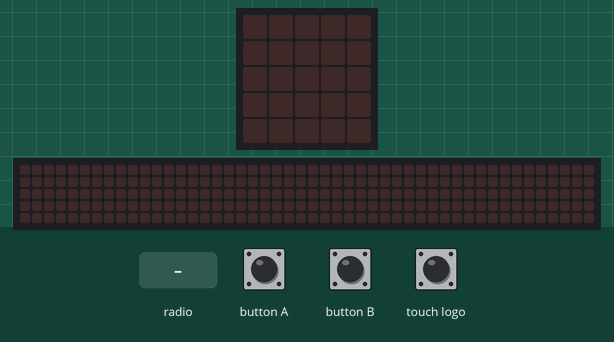
The program below on a simulated BBC micro:bit running MicroPython. On the bench: the board's 5×5 LED display, a strip that is not on the board, showing the scrolling text unrolled. The test bench sets the inputs (shaded band). The 48×5 strip is a reading aid, not a part: it shows the text the display is scrolling, unrolled, one strip-width of it at a time.

Above: at 1.2 s.
1.3 s: touch logo pressed for 0.15 s
At 2.8 s:
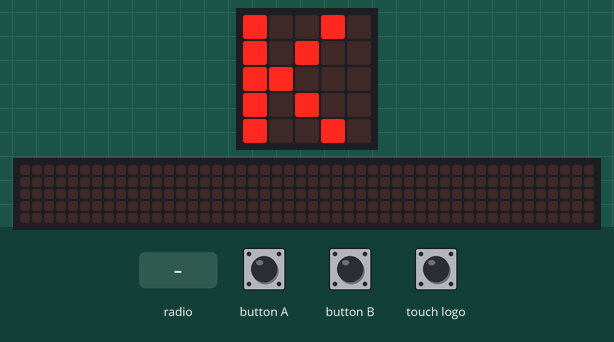
4.4 s: touch logo pressed for 1 s
At 4.65 s:
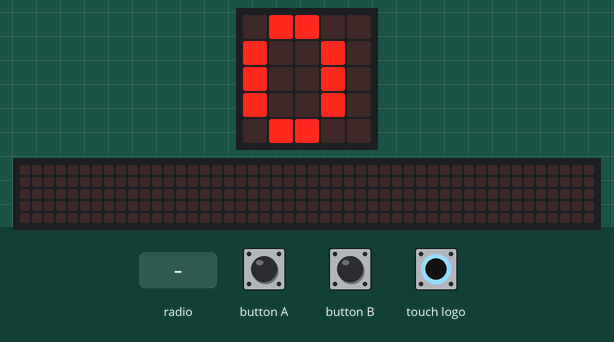
8.4 s: button B pressed for 0.15 s
At 8.47 s:
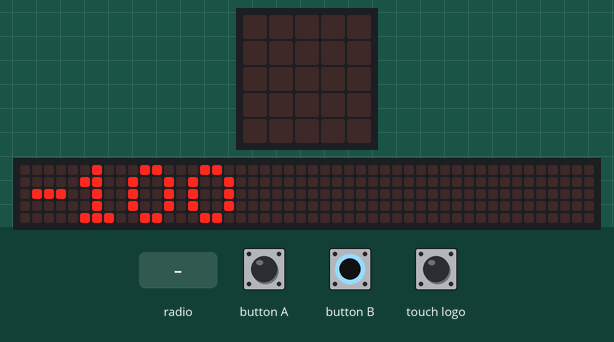
11.4 s: radio message "1" arrives
At 11.92 s:
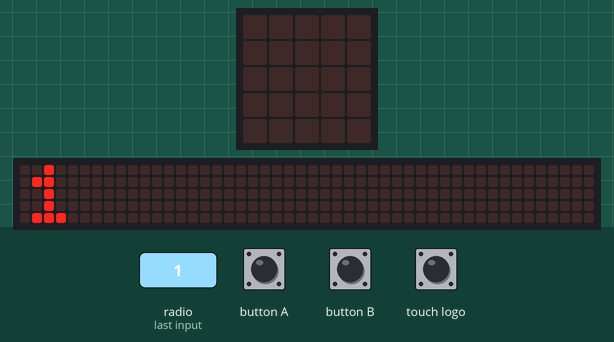
14.4 s: radio message "50" arrives
At 14.47 s:
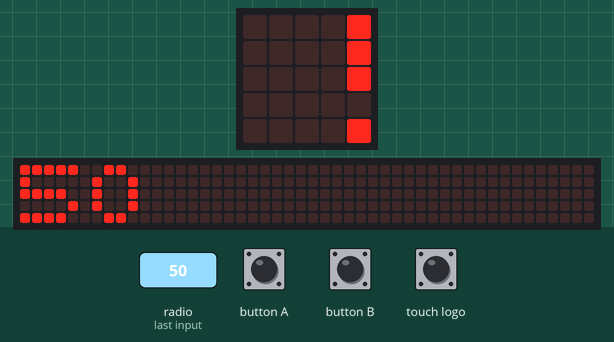

The program:

dynamic_radio_config.py
```python
from microbit import *
import radio

# Initialize variables to store the three numbers
config_numbers=[0,0,0]
current_digit = -1
current_index = 0

radio.on()

# Function to update the display based on the current digit
def update_display():
    display.scroll(convert_to_integer(config_numbers))

def convert_to_integer(numbers):
    return int(''.join(map(str, numbers)))

def on_data_received():

    received_data = radio.receive()

    if received_data is not None:

        display.scroll(received_data)

        # HANDLE EMPTY DATA
        if received_data == "":
            pass  # Do nothing

while True:
    on_data_received()

    # Check if button A is pressed
    if button_a.was_pressed():
        # Increment the current digit
        current_digit = current_digit + 1
        if current_digit > 9:
            current_digit = 0
        display.show(current_digit)

    # Check if button B is pressed
    if button_b.was_pressed():
        config_numbers[current_index] = current_digit
        current_index += 1

        # Update the display
        update_display()

    # Check if both buttons A and B are pressed
    if pin_logo.is_touched():
        # Set the radio group using the three numbers
        radio.config(group=(convert_to_integer(config_numbers)))
        display.show("OK")
        sleep(1000)  # Display "OK" for 1 second

        update_display()
```

Measured:
- after the input at 1.3 s, the display: first changes at once (image 1 shows a later state)
- after the input at 4.4 s, the display: changes after 0.05 s (image 2)
- after the input at 8.4 s, the display: changes at once (image 3)
- after the input at 14.4 s, the display: changes at once (image 5)
- what the display in image 1 shows lasts 1.4 s, from 1.7 s to 3.1 s
- what the display in image 2 shows lasts 0.4 s, from 4.5 s to 4.9 s
